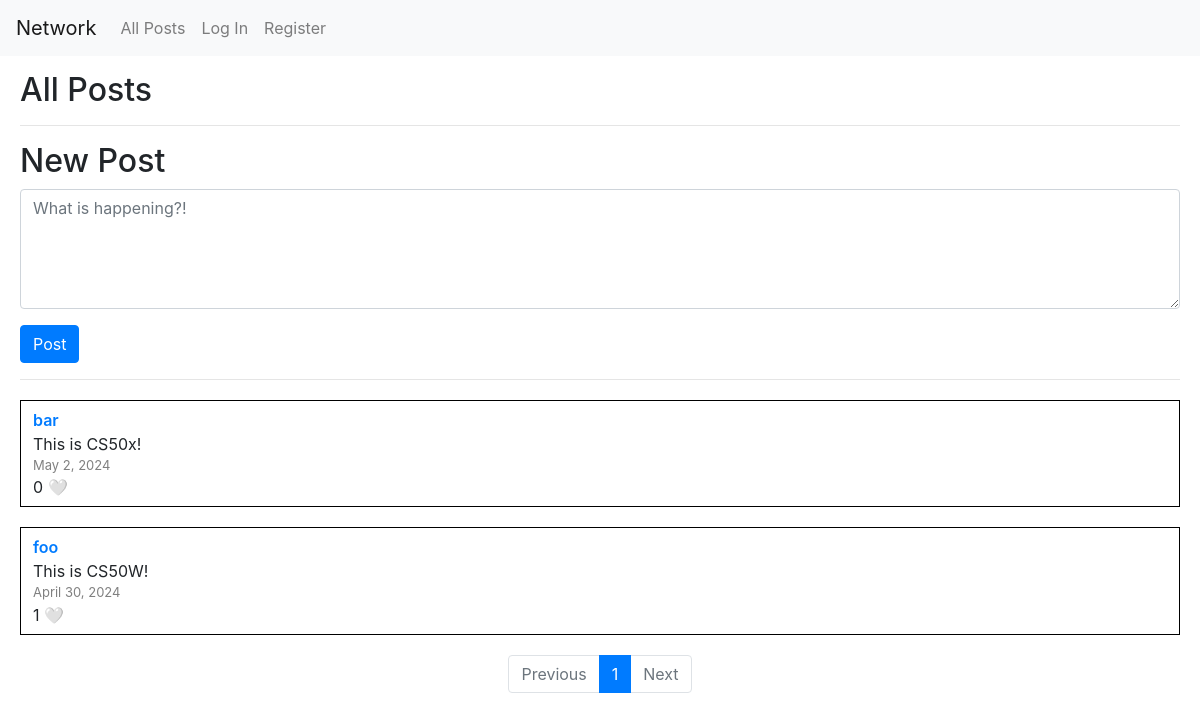
The page / on the database its author committed.
### network/models.py (models this page shows, shortened)
class Post(models.Model):
    poster = models.ForeignKey(User, related_name="posts", on_delete=models.CASCADE, null=False, blank=False)
    content = models.TextField(null=False, blank=False)
    date = models.DateField(auto_now_add=True, editable=False)

class User(AbstractUser):
    following = models.ManyToManyField('self', related_name='followers', symmetrical=False, null=True, blank=True)
    likes = models.ManyToManyField('Post', related_name='liked_by', blank=True)
    def __str__(self):
        return self.username

### network/views.py (the view)
# urls.py: path("", views.index, name="index"),
def index(request, page_number=1):
    posts = Post.objects.all().order_by('-date')
    p = Paginator(posts, posts_count_per_page)
    current_page = p.page(page_number)
    return render(request, "network/index.html", {
        "current_page": current_page,
        "pages": p,
    })

### network/templates/network/index.html (shortened to what this page needs)
{% extends "network/layout.html" %}
{% block body %}
    <h2>All Posts</h2>
    <hr>
    <div id="new_post">
        <h2>New Post</h2>
        <form action="{% url 'new_post' %}" method="post">
            <div class="form-group input-group">
                <textarea required name="content" id="content" class="form-control custom-textarea" placeholder="What is happening?!"></textarea>
            </div>
            <div class="form-group">
                <button class="btn btn-primary" type="submit">Post</button>
            </div>
        </form>
        <hr>
    </div>
    <div id="all_posts">
        {% for post in current_page %}
            <div class="post">
                <div class="poster">
                    <a href="{% url 'profile' post.poster %}">{{ post.poster }}</a>
                </div>
                <div class="content">{{ post.content }}</div>
                <div class="date">{{ post.date }}</div>
                <div class="likes">
                    <span>{{ post.liked_by.count }}</span>
                    {% if post in user.likes.all %}
                        <a class="like-btn" data-id="{{ post.pk }}">❤️</a>
                    {% else %}
                        <a class="like-btn" data-id="{{ post.pk }}">🤍</a>
                    {% endif %}
                </div>
            </div>
        {% empty %}
            <div class="post">
                no posts
            </div>
        {% endfor %}
        <nav aria-label="Page navigation example">
            <ul class="pagination justify-content-center">
              {% if not current_page.has_previous %}
                <li class="page-item disabled">
                    <a class="page-link" tabindex="-1" aria-disabled="true">Previous</a>
                </li>
              {% else %}
                <li class="page-item">
                    <a class="page-link" href="{% url 'index' current_page.previous_page_number %}" tabindex="-1" aria-disabled="true">Previous</a>
                </li>
              {% endif %}
              {% for i in pages.page_range %}
                {% if current_page.number == i %}
                    <li class="page-item active"><a class="page-link" href="{% url 'index' i %}">{{ i }}</a></li>
                {% else %}
                    <li class="page-item"><a class="page-link" href="{% url 'index' i %}">{{ i }}</a></li>
                {% endif %}
              {% endfor %}
              {% if not current_page.has_next %}
                <li class="page-item disabled">
                    <a class="page-link">Next</a>
                </li>
              {% else %}
                <li class="page-item">
                    <a class="page-link" href="{% url 'index' current_page.next_page_number %}" >Next</a>
                </li>
              {% endif %}
            </ul>
        </nav>
    </div>
{% endblock %}

### network/static/network/styles.css (style rules this page uses)
#content { height: 120px; }
.post { border: 1px solid black; margin: 20px 0; padding: 7px 12px; }
.poster { font-weight: 600; }
.date { font-size: 13px; color: gray; }
.btn { margin-right: 20px; }
.like-btn { text-decoration: none; cursor: pointer; }

### rows shown on the page
Post: poster "bar", content "This is CS50x!", date "May 2, 2024", liked_by.count "0"
Post: poster "foo", content "This is CS50W!", date "April 30, 2024", liked_by.count "1"

### other values the page prints
{{ i }} "1"
